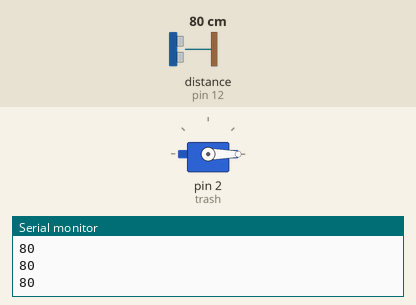
This sketch was run on a simulated Arduino Uno, built with avr-gcc and run on an emulated ATmega328P. On the bench: servo, the last lines printed to the serial monitor. Wiring (inferred from the names in the program): ultrasonic range finder: trigger pin 13; echo pin 12. The inputs (shaded band) are chosen by the test bench; at power-on: distance to the obstacle (sensor on pin 12) 80 cm. The echo pulse lasts 58.3 µs per cm.

Above: at 1.2 s.
1.3 s: distance to the obstacle (sensor on pin 12) set to 9 cm
3.0 s: distance to the obstacle (sensor on pin 12) set to 6 cm
At 4.6 s:
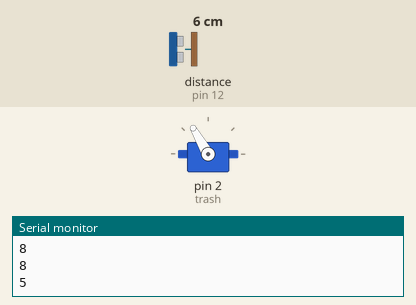
5.0 s: distance to the obstacle (sensor on pin 12) set to 18 cm
At 6.5 s:
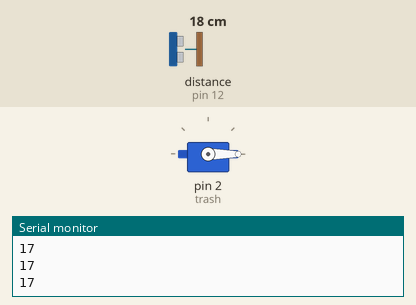
7.5 s: distance to the obstacle (sensor on pin 12) set to 2 cm
At 9.2 s:
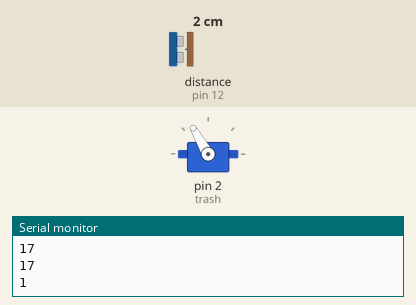
Timing chart, 0 to 10.5 s (numbered marks = the images above; inputs shaded):
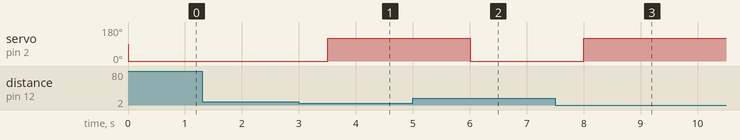

The sketch:

trash_youtube.ino
```cpp
// gonasoo 쓰레기통 만들기  20200629 수정
#include <Servo.h>      // 서보 라이브러리 사용

Servo trash;            //trash 라는 이름의 서보 선언

int trig = 13;          //초음파센서의 trig핀을 아두이노 13번 핀 연결
int echo = 12;          //초음파센서의 echo핀을 아두이노 12번 핀 연결

void setup() {
  // put your setup code here, to run once:
  trash.attach(2);      //아두이노의 2번 핀에서 서보모터 동작
  Serial.begin(9600);   //디버깅을 위한 컴퓨터와 통신속도 9600 설정
  pinMode(trig, OUTPUT);//13번핀 OUTPUT 설정
  pinMode(echo, INPUT); //12번핀 INPUT 설정
}

void loop() {
  // put your main code here, to run repeatedly:
  ///////////////초음파 센서 인식/////////////
  long duration, distance;
  digitalWrite(trig, LOW);
  delayMicroseconds(2);
  digitalWrite(trig, HIGH);
  delayMicroseconds(10);
  digitalWrite(trig, LOW);
  duration = pulseIn(echo, HIGH);
  distance = duration/58;            //cm 환산
  Serial.println(distance);
  //////////////////////////////////////////
  if(distance <= 6){
    delay(500);
    trash.write(120);
    delay(2500);
  }
  else
  trash.write(0);
}
```

Measured:
- the behaviour switches between 8 and 7 cm on distance to the obstacle (sensor on pin 12) (found by bisection; images 0 and 1)
- after the input at 3.0 s, servo on pin 2 (trash): 0° → 120° after 0.50 s
- after the input at 5.0 s, servo on pin 2 (trash): 120° → 0° after 1.0 s
- after the input at 7.5 s, servo on pin 2 (trash): 0° → 120° after 0.50 s
